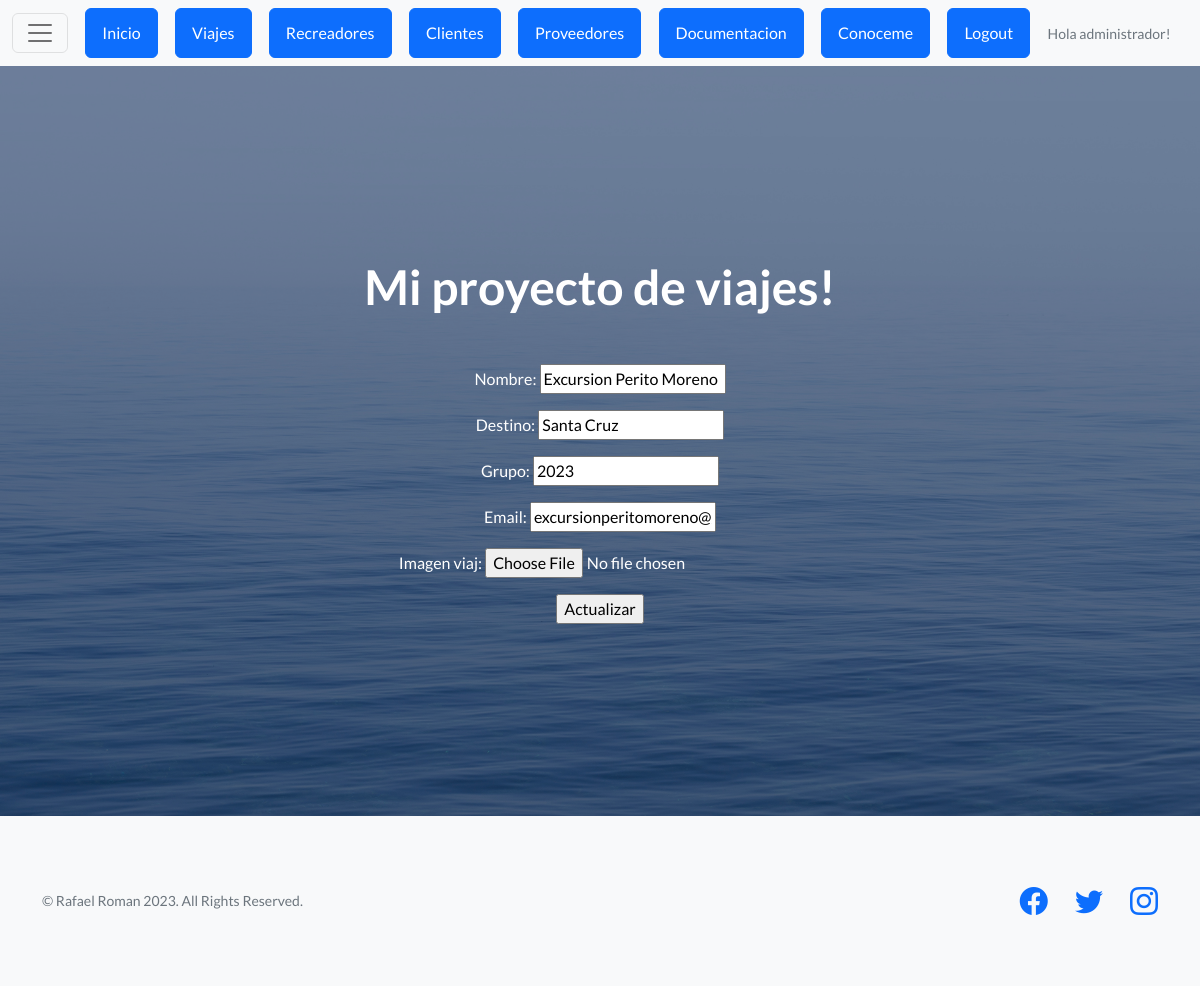
Before: /proyecto/viajes/actualizar/26/ (signed in) with the older database file.
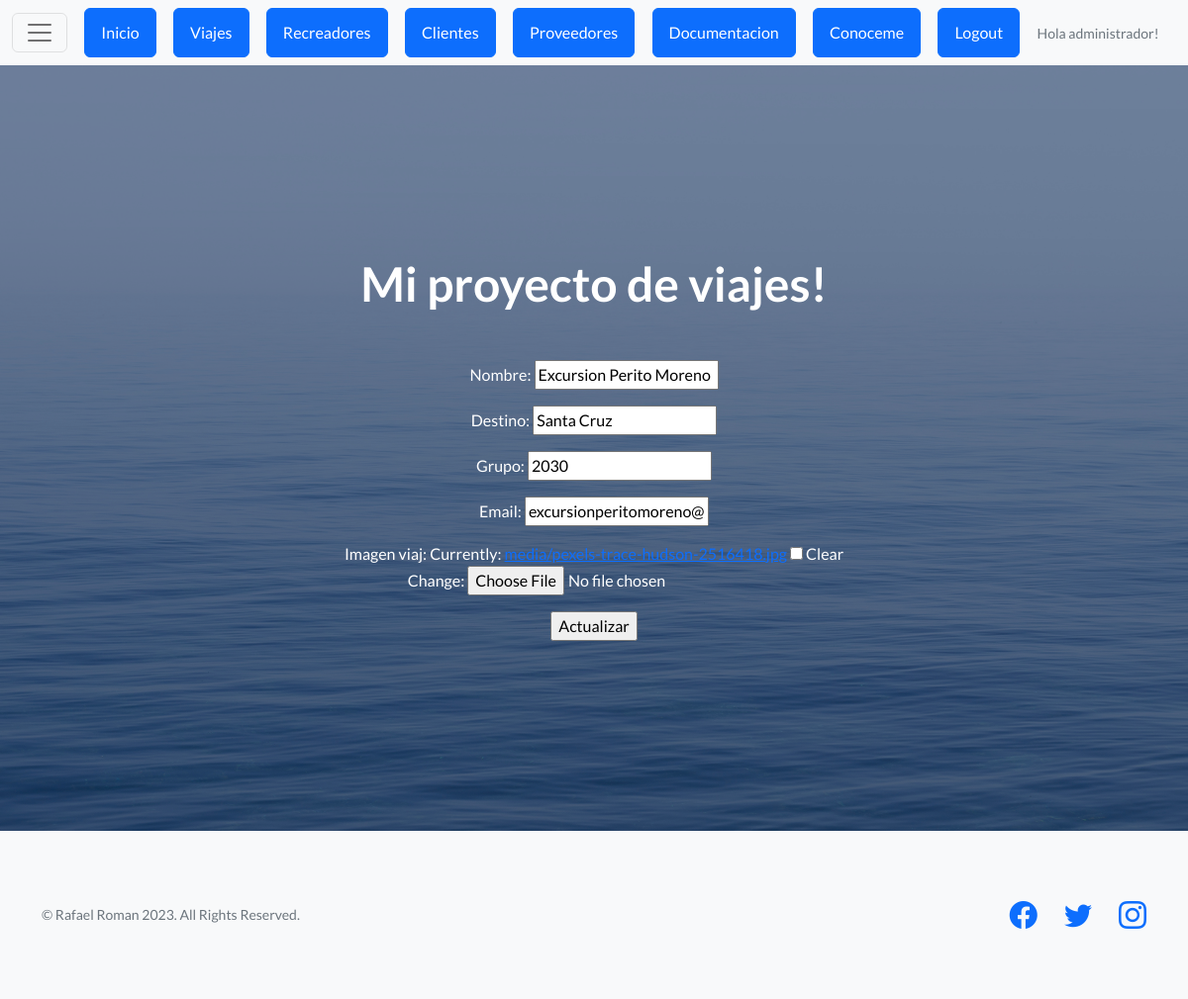
After: the same page with the newer database file.
### appexcursiones/models.py (models this page shows, shortened)
class Viajes(models.Model):
    nombre = models.CharField(max_length=50)
    destino = models.CharField(max_length=50)
    grupo = models.IntegerField()
    email= models.EmailField(max_length=80)
    imagen_viaj= models.ImageField(null=True, blank=True, upload_to="media")

### appexcursiones/views.py (the view)
# urls.py: path('viajes/actualizar/<pk>/', views.ViajesUpdateView.as_view(), name="proyecto-viajes-update"),
class ViajesUpdateView(LoginRequiredMixin, UpdateView):
    model = Viajes
    success_url = reverse_lazy("proyecto-viajes-list")
    fields = ["nombre", "destino", "grupo",  "email","imagen_viaj"]
    template_name = "Appnuevo/viajes_update.html"

### appexcursiones/templates/Appnuevo/viajes_update.html (shortened to what this page needs)
{% extends "Appnuevo/base.html" %}
{% load static %}
{% block contenido %}
<form method="post" enctype="multipart/form-data" >
    {{form.as_p}}
    <input type="submit" value="Actualizar">
</form>
{% endblock contenido %}

Changed rows visible on the page:
changed Viajes "Excursion Perito Moreno": grupo "2023" → "2030"
Other visible differences:
form field as_p: (not shown) → "☐"
text no longer shown: "Nombre: Destino: Grupo: Email: Imagen viaj:"
text now shown: "Nombre: Destino: Grupo: Email: Imagen viaj: Currently: media/pexels-trace-hudson-2516418.jpg Clear Change:"
